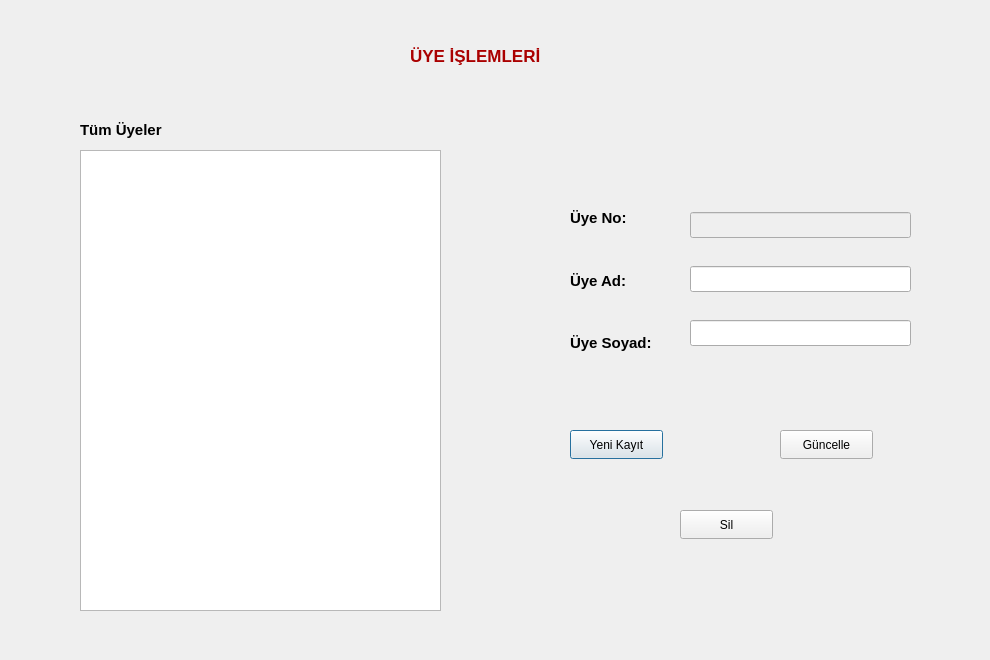
<?xml version="1.0" encoding="UTF-8"?>
<ui version="4.0">
 <class>uye_islemleri_ekran</class>
 <widget class="QDialog" name="uye_islemleri_ekran">
  <property name="geometry">
   <rect>
    <x>0</x>
    <y>0</y>
    <width>990</width>
    <height>660</height>
   </rect>
  </property>
  <property name="windowTitle">
   <string>Dialog</string>
  </property>
  <widget class="QTableView" name="tableView">
   <property name="geometry">
    <rect>
     <x>80</x>
     <y>150</y>
     <width>361</width>
     <height>461</height>
    </rect>
   </property>
  </widget>
  <widget class="QLabel" name="label">
   <property name="geometry">
    <rect>
     <x>80</x>
     <y>120</y>
     <width>121</width>
     <height>20</height>
    </rect>
   </property>
   <property name="font">
    <font>
     <pointsize>11</pointsize>
     <bold>true</bold>
    </font>
   </property>
   <property name="text">
    <string>Tüm Üyeler</string>
   </property>
  </widget>
  <widget class="QLabel" name="label_2">
   <property name="geometry">
    <rect>
     <x>410</x>
     <y>40</y>
     <width>171</width>
     <height>31</height>
    </rect>
   </property>
   <property name="palette">
    <palette>
     <active>
      <colorrole role="WindowText">
       <brush brushstyle="SolidPattern">
        <color alpha="255">
         <red>170</red>
         <green>0</green>
         <blue>0</blue>
        </color>
       </brush>
      </colorrole>
     </active>
     <inactive>
      <colorrole role="WindowText">
       <brush brushstyle="SolidPattern">
        <color alpha="255">
         <red>170</red>
         <green>0</green>
         <blue>0</blue>
        </color>
       </brush>
      </colorrole>
     </inactive>
     <disabled/>
    </palette>
   </property>
   <property name="font">
    <font>
     <pointsize>13</pointsize>
     <bold>true</bold>
    </font>
   </property>
   <property name="text">
    <string>ÜYE İŞLEMLERİ</string>
   </property>
  </widget>
  <widget class="QPushButton" name="pushButton">
   <property name="geometry">
    <rect>
     <x>570</x>
     <y>430</y>
     <width>93</width>
     <height>29</height>
    </rect>
   </property>
   <property name="text">
    <string>Yeni Kayıt</string>
   </property>
  </widget>
  <widget class="QPushButton" name="pushButton_guncelle">
   <property name="geometry">
    <rect>
     <x>780</x>
     <y>430</y>
     <width>93</width>
     <height>29</height>
    </rect>
   </property>
   <property name="text">
    <string>Güncelle</string>
   </property>
  </widget>
  <widget class="QPushButton" name="pushButton_3">
   <property name="geometry">
    <rect>
     <x>680</x>
     <y>510</y>
     <width>93</width>
     <height>29</height>
    </rect>
   </property>
   <property name="text">
    <string>Sil</string>
   </property>
  </widget>
  <widget class="QWidget" name="layoutWidget">
   <property name="geometry">
    <rect>
     <x>570</x>
     <y>190</y>
     <width>97</width>
     <height>181</height>
    </rect>
   </property>
   <layout class="QVBoxLayout" name="verticalLayout">
    <item>
     <widget class="QLabel" name="label_3">
      <property name="font">
       <font>
        <pointsize>11</pointsize>
        <bold>true</bold>
       </font>
      </property>
      <property name="text">
       <string>Üye No:</string>
      </property>
     </widget>
    </item>
    <item>
     <widget class="QLabel" name="label_4">
      <property name="font">
       <font>
        <pointsize>11</pointsize>
        <bold>true</bold>
       </font>
      </property>
      <property name="text">
       <string>Üye Ad:</string>
      </property>
     </widget>
    </item>
    <item>
     <widget class="QLabel" name="label_5">
      <property name="font">
       <font>
        <pointsize>11</pointsize>
        <bold>true</bold>
       </font>
      </property>
      <property name="text">
       <string>Üye Soyad:</string>
      </property>
     </widget>
    </item>
   </layout>
  </widget>
  <widget class="QWidget" name="layoutWidget">
   <property name="geometry">
    <rect>
     <x>690</x>
     <y>190</y>
     <width>221</width>
     <height>181</height>
    </rect>
   </property>
   <layout class="QVBoxLayout" name="verticalLayout_2">
    <item>
     <widget class="QLineEdit" name="lineEdit_no">
      <property name="enabled">
       <bool>false</bool>
      </property>
      <property name="font">
       <font>
        <pointsize>11</pointsize>
       </font>
      </property>
      <property name="dragEnabled">
       <bool>false</bool>
      </property>
     </widget>
    </item>
    <item>
     <widget class="QLineEdit" name="lineEdit_name">
      <property name="font">
       <font>
        <pointsize>11</pointsize>
       </font>
      </property>
     </widget>
    </item>
    <item>
     <widget class="QLineEdit" name="lineEdit_sname">
      <property name="font">
       <font>
        <pointsize>11</pointsize>
       </font>
      </property>
     </widget>
    </item>
   </layout>
  </widget>
 </widget>
 <resources/>
 <connections/>
</ui>
